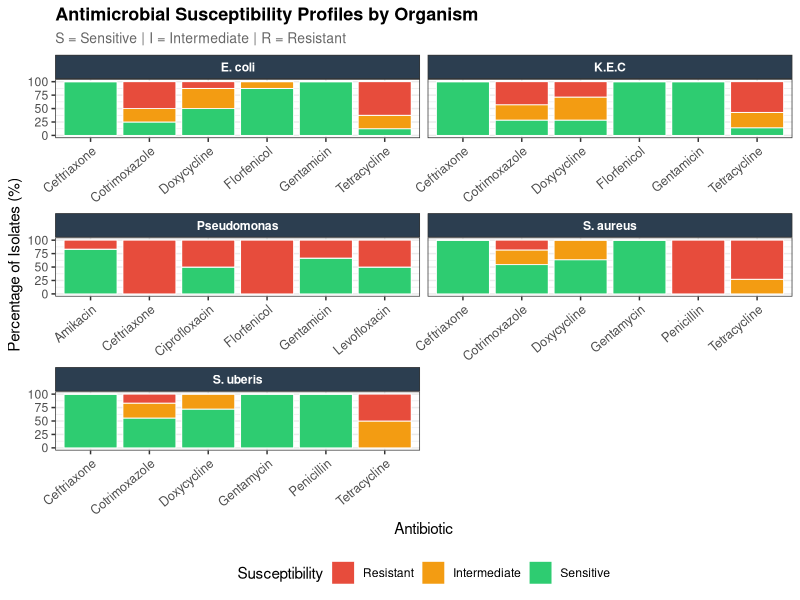

This chart was generated by the following R code:
# ============================================================
#   ANTIMICROBIAL SUSCEPTIBILITY TEST (AST) - FULL ANALYSIS
#   Statistical Tests: Fisher's Exact | Chi-Square | Kruskal-Wallis
#   For use in RStudio
# ============================================================

# Install packages if needed (uncomment first time):
# install.packages(c("ggplot2", "reshape2", "RColorBrewer", "dplyr"))

library(ggplot2)
library(reshape2)
library(dplyr)


# ================================================================
# SECTION 1: DATA ENTRY
# ================================================================

s_uberis <- data.frame(
  ID          = 1:18,
  Penicillin  = rep("S", 18),
  Tetracycline= c("I","R","I","R","I","R","I","R","I","R","I","R","I","R","I","R","I","R"),
  Cotrimoxazole=c("S","I","S","R","S","S","I","S","S","I","S","R","I","S","S","I","S","R"),
  Ceftriaxone = rep("S", 18),
  Gentamycin  = rep("S", 18),
  Doxycycline = c("S","S","I","S","S","S","S","I","S","S","S","I","S","S","I","S","S","I"),
  stringsAsFactors = FALSE
)

s_aureus <- data.frame(
  ID          = 1:11,
  Penicillin  = rep("R", 11),
  Tetracycline= c("R","R","R","R","I","R","I","R","R","I","R"),
  Cotrimoxazole=c("S","S","I","R","S","S","I","R","S","S","I"),
  Ceftriaxone = rep("S", 11),
  Gentamycin  = rep("S", 11),
  Doxycycline = c("S","I","S","I","S","S","S","I","S","S","I"),
  stringsAsFactors = FALSE
)

kec <- data.frame(
  ID          = 1:7,
  Tetracycline= c("S","R","R","I","R","I","R"),
  Cotrimoxazole=c("S","I","R","R","I","S","R"),
  Doxycycline = c("S","I","R","I","S","R","I"),
  Ceftriaxone = rep("S", 7),
  Gentamicin  = rep("S", 7),
  Florfenicol = rep("S", 7),
  stringsAsFactors = FALSE
)

e_coli <- data.frame(
  ID          = 1:8,
  Tetracycline= c("S","R","R","R","R","I","R","I"),
  Cotrimoxazole=c("S","R","R","I","R","I","R","S"),
  Doxycycline = c("S","I","S","I","S","I","R","S"),
  Ceftriaxone = rep("S", 8),
  Gentamicin  = rep("S", 8),
  Florfenicol = c("S","S","S","S","S","S","I","S"),
  stringsAsFactors = FALSE
)

pseudomonas <- data.frame(
  ID            = 1:6,
  Ciprofloxacin = c("S","R","R","S","R","S"),
  Levofloxacin  = c("S","S","R","S","R","R"),
  Gentamicin    = c("S","S","S","R","R","S"),
  Amikacin      = c("S","S","S","S","S","R"),
  Ceftriaxone   = rep("R", 6),
  Florfenicol   = rep("R", 6),
  stringsAsFactors = FALSE
)


# ================================================================
# SECTION 2: HELPER FUNCTIONS
# ================================================================

# Convert SIR to ordered factor
to_sir <- function(x) factor(toupper(x), levels = c("S","I","R"), ordered = TRUE)

# SIR to numeric (S=0, I=1, R=2) for Kruskal-Wallis
sir_numeric <- function(x) {
  as.integer(to_sir(x)) - 1
}

# Resistance summary table for one organism
resistance_summary <- function(df, organism) {
  ab_cols <- setdiff(colnames(df), "ID")
  n <- nrow(df)
  cat("\n", strrep("=", 65), "\n", sep = "")
  cat(" Organism:", organism, "| n =", n, "\n")
  cat(strrep("=", 65), "\n", sep = "")
  cat(sprintf("%-18s %6s %7s  %6s %7s  %6s %7s  %8s\n",
              "Antibiotic", "S", "S%", "I", "I%", "R", "R%", "NonSusc%"))
  cat(strrep("-", 65), "\n")
  for (ab in ab_cols) {
    vals <- toupper(df[[ab]])
    s <- sum(vals == "S"); i <- sum(vals == "I"); r <- sum(vals == "R")
    cat(sprintf("%-18s %6d %6.1f%%  %6d %6.1f%%  %6d %6.1f%%  %7.1f%%\n",
                ab, s, s/n*100, i, i/n*100, r, r/n*100, (i+r)/n*100))
  }
}

# MDR check (resistant to >= 3 drugs)
mdr_check <- function(df, organism) {
  ab_cols <- setdiff(colnames(df), "ID")
  r_count <- rowSums(sapply(ab_cols, function(ab) toupper(df[[ab]]) == "R"))
  mdr_n <- sum(r_count >= 3)
  n <- nrow(df)
  cat(sprintf("  %-22s: %d/%d (%.1f%%) are MDR (R to ≥3 antibiotics)\n",
              organism, mdr_n, n, mdr_n/n*100))
}

# Compare two organisms across shared antibiotics
# Automatically selects Fisher's Exact or Chi-Square based on expected cell counts
compare_organisms <- function(df1, df2, name1, name2) {
  ab1 <- setdiff(colnames(df1), "ID")
  ab2 <- setdiff(colnames(df2), "ID")
  shared <- intersect(ab1, ab2)

  if (length(shared) == 0) {
    cat("  No shared antibiotics between", name1, "and", name2, "\n")
    return(invisible(NULL))
  }

  cat("\n  ┌──", name1, "vs", name2,
      paste0("(n=", nrow(df1), " vs n=", nrow(df2), ")"), "\n")
  cat(sprintf("  %-18s %-15s %-12s %-10s %s\n",
              "Antibiotic", "Test Used", "Statistic", "p-value", "Sig."))
  cat("  ", strrep("-", 62), "\n", sep = "")

  results <- list()
  for (ab in shared) {
    v1 <- factor(toupper(df1[[ab]]), levels = c("S","I","R"))
    v2 <- factor(toupper(df2[[ab]]), levels = c("S","I","R"))
    tab <- rbind(table(v1), table(v2))
    # Remove zero-sum columns
    keep <- colSums(tab) > 0
    tab  <- tab[, keep, drop = FALSE]

    if (ncol(tab) < 2) {
      cat(sprintf("  %-18s %-15s %-12s %-10s %s\n",
                  ab, "N/A", "—", "uniform", ""))
      next
    }

    expected <- outer(rowSums(tab), colSums(tab)) / sum(tab)
    use_fisher <- any(expected < 5)

    if (use_fisher) {
      res <- fisher.test(tab, simulate.p.value = TRUE, B = 10000)
      test_name <- "Fisher's Exact"
      stat_str  <- ifelse(!is.null(res$estimate),
                          paste0("OR=", round(res$estimate, 2)), "—")
      p_val <- res$p.value
    } else {
      res <- chisq.test(tab)
      test_name <- "Chi-Square"
      stat_str  <- paste0("X2=", round(res$statistic, 2))
      p_val <- res$p.value
    }

    sig <- ifelse(p_val < 0.001, "***",
           ifelse(p_val < 0.01,  "**",
           ifelse(p_val < 0.05,  "*", "ns")))
    p_str <- ifelse(p_val < 0.001, "<0.001", round(p_val, 3))
    cat(sprintf("  %-18s %-15s %-12s %-10s %s\n",
                ab, test_name, stat_str, p_str, sig))

    results[[ab]] <- list(test = test_name, p = p_val, sig = sig)
  }
  invisible(results)
}

# Kruskal-Wallis test across antibiotics within one organism
kruskal_intra <- function(df, organism) {
  ab_cols <- setdiff(colnames(df), "ID")
  groups  <- lapply(ab_cols, function(ab) sir_numeric(df[[ab]]))
  # Only keep non-uniform groups
  vary    <- sapply(groups, function(g) length(unique(g)) > 1)
  groups  <- groups[vary]
  labels  <- ab_cols[vary]
  if (length(groups) < 2) {
    cat(sprintf("  %-22s: Insufficient variation for test\n", organism))
    return(invisible(NULL))
  }
  res <- kruskal.test(groups)
  sig <- ifelse(res$p.value < 0.001, "***",
         ifelse(res$p.value < 0.01,  "**",
         ifelse(res$p.value < 0.05,  "*", "ns")))
  p_str <- ifelse(res$p.value < 0.001, "<0.001",
                  formatC(res$p.value, format = "f", digits = 4))
  cat(sprintf("  %-22s: H = %.2f, df = %d, p = %s %s\n",
              organism, res$statistic, res$parameter, p_str, sig))
  cat(sprintf("  %s Tested antibiotics: %s\n\n",
              strrep(" ", 24), paste(labels, collapse = ", ")))
}


# ================================================================
# SECTION 3: RUN ANALYSIS
# ================================================================

cat("\n\n")
cat(strrep("#", 70), "\n")
cat("#       ANTIMICROBIAL SUSCEPTIBILITY TEST — STATISTICAL ANALYSIS\n")
cat(strrep("#", 70), "\n")

## --- 3A. Resistance Profiles ---
cat("\n\n▌ SECTION A: RESISTANCE PROFILES PER ORGANISM\n")
resistance_summary(s_uberis,    "S. uberis")
resistance_summary(s_aureus,    "S. aureus")
resistance_summary(kec,         "K.E.C")
resistance_summary(e_coli,      "E. coli")
resistance_summary(pseudomonas, "Pseudomonas spp.")

## --- 3B. MDR ---
cat("\n\n▌ SECTION B: MULTI-DRUG RESISTANCE (MDR) ASSESSMENT\n")
cat("  Definition: Resistant (R) to ≥ 3 antibiotics\n\n")
mdr_check(s_uberis,    "S. uberis")
mdr_check(s_aureus,    "S. aureus")
mdr_check(kec,         "K.E.C")
mdr_check(e_coli,      "E. coli")
mdr_check(pseudomonas, "Pseudomonas spp.")

## --- 3C. Inter-organism comparisons ---
cat("\n\n▌ SECTION C: INTER-ORGANISM COMPARISONS\n")
cat("  Test selection: Fisher's Exact if any expected cell < 5; else Chi-Square\n")
compare_organisms(s_uberis, s_aureus, "S. uberis", "S. aureus")
compare_organisms(kec,      e_coli,   "K.E.C",     "E. coli")

## --- 3D. Intra-organism Kruskal-Wallis ---
cat("\n\n▌ SECTION D: INTRA-ORGANISM — ANTIBIOTIC COMPARISON (Kruskal-Wallis)\n")
cat("  Ordinal scoring: S=0, I=1, R=2 | Tests resistance distribution across antibiotics\n\n")
kruskal_intra(s_uberis,    "S. uberis")
kruskal_intra(s_aureus,    "S. aureus")
kruskal_intra(kec,         "K.E.C")
kruskal_intra(e_coli,      "E. coli")
kruskal_intra(pseudomonas, "Pseudomonas spp.")


# ================================================================
# SECTION 4: VISUALISATION (ggplot2)
# ================================================================

# Function to build stacked bar chart data for one organism
make_plot_data <- function(df, organism) {
  ab_cols <- setdiff(colnames(df), "ID")
  n <- nrow(df)
  do.call(rbind, lapply(ab_cols, function(ab) {
    vals <- toupper(df[[ab]])
    data.frame(
      Organism   = organism,
      Antibiotic = ab,
      Category   = c("S","I","R"),
      Percentage = c(sum(vals=="S"), sum(vals=="I"), sum(vals=="R")) / n * 100,
      stringsAsFactors = FALSE
    )
  }))
}

plot_data <- bind_rows(
  make_plot_data(s_uberis,    "S. uberis"),
  make_plot_data(s_aureus,    "S. aureus"),
  make_plot_data(kec,         "K.E.C"),
  make_plot_data(e_coli,      "E. coli"),
  make_plot_data(pseudomonas, "Pseudomonas")
)

plot_data$Category <- factor(plot_data$Category, levels = c("R","I","S"))

sir_colors <- c("S" = "#2ecc71", "I" = "#f39c12", "R" = "#e74c3c")

p <- ggplot(plot_data, aes(x = Antibiotic, y = Percentage, fill = Category)) +
  geom_bar(stat = "identity", position = "stack", color = "white", linewidth = 0.3) +
  facet_wrap(~Organism, scales = "free_x", ncol = 2) +
  scale_fill_manual(values = sir_colors,
                    labels = c("S" = "Sensitive", "I" = "Intermediate", "R" = "Resistant"),
                    name = "Susceptibility") +
  labs(
    title    = "Antimicrobial Susceptibility Profiles by Organism",
    subtitle = "S = Sensitive | I = Intermediate | R = Resistant",
    x        = "Antibiotic",
    y        = "Percentage of Isolates (%)"
  ) +
  theme_bw(base_size = 11) +
  theme(
    axis.text.x     = element_text(angle = 40, hjust = 1, size = 9),
    strip.background= element_rect(fill = "#2c3e50"),
    strip.text      = element_text(color = "white", face = "bold"),
    legend.position = "bottom",
    plot.title      = element_text(face = "bold", size = 13),
    plot.subtitle   = element_text(size = 10, color = "gray40")
  )

print(p)
# Save plot:
# ggsave("AST_Susceptibility_Plot.png", p, width = 12, height = 9, dpi = 300)

cat("\n", strrep("=", 70), "\n")
cat("Significance codes: *** p<0.001 | ** p<0.01 | * p<0.05 | ns not significant\n")
cat(strrep("=", 70), "\n")
